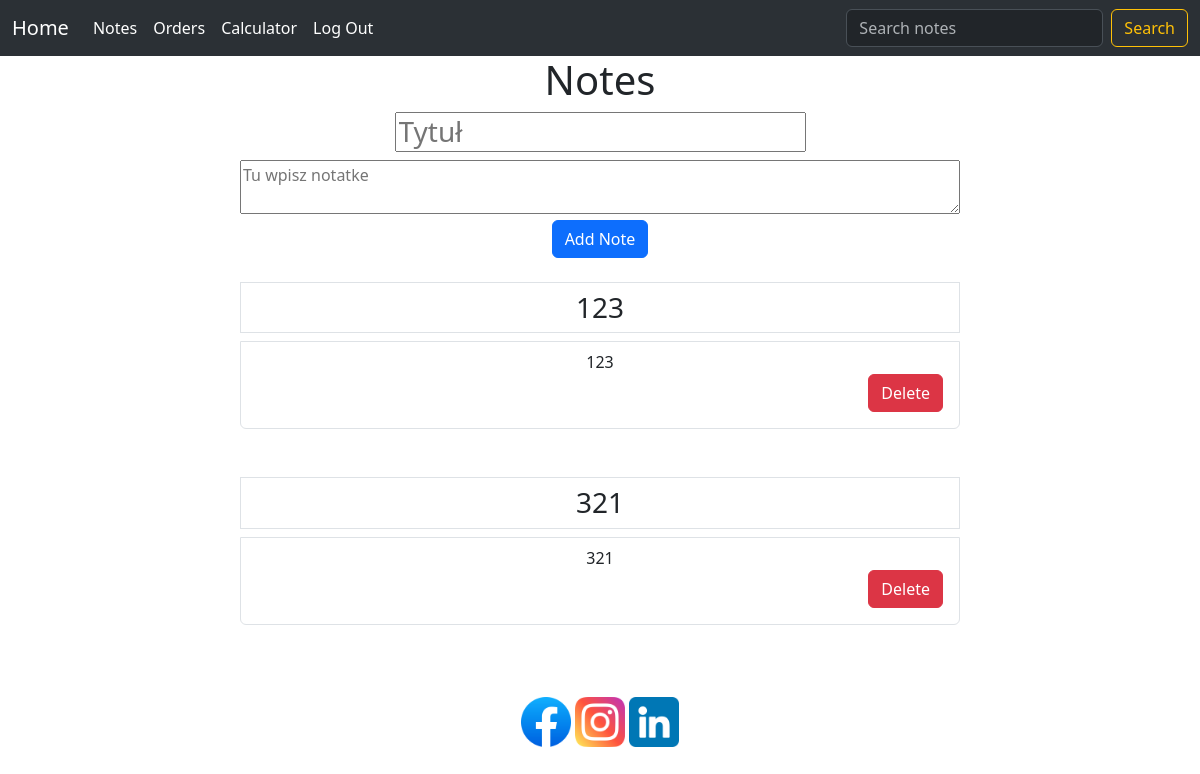
Page /notes (signed in) on the earlier database version.
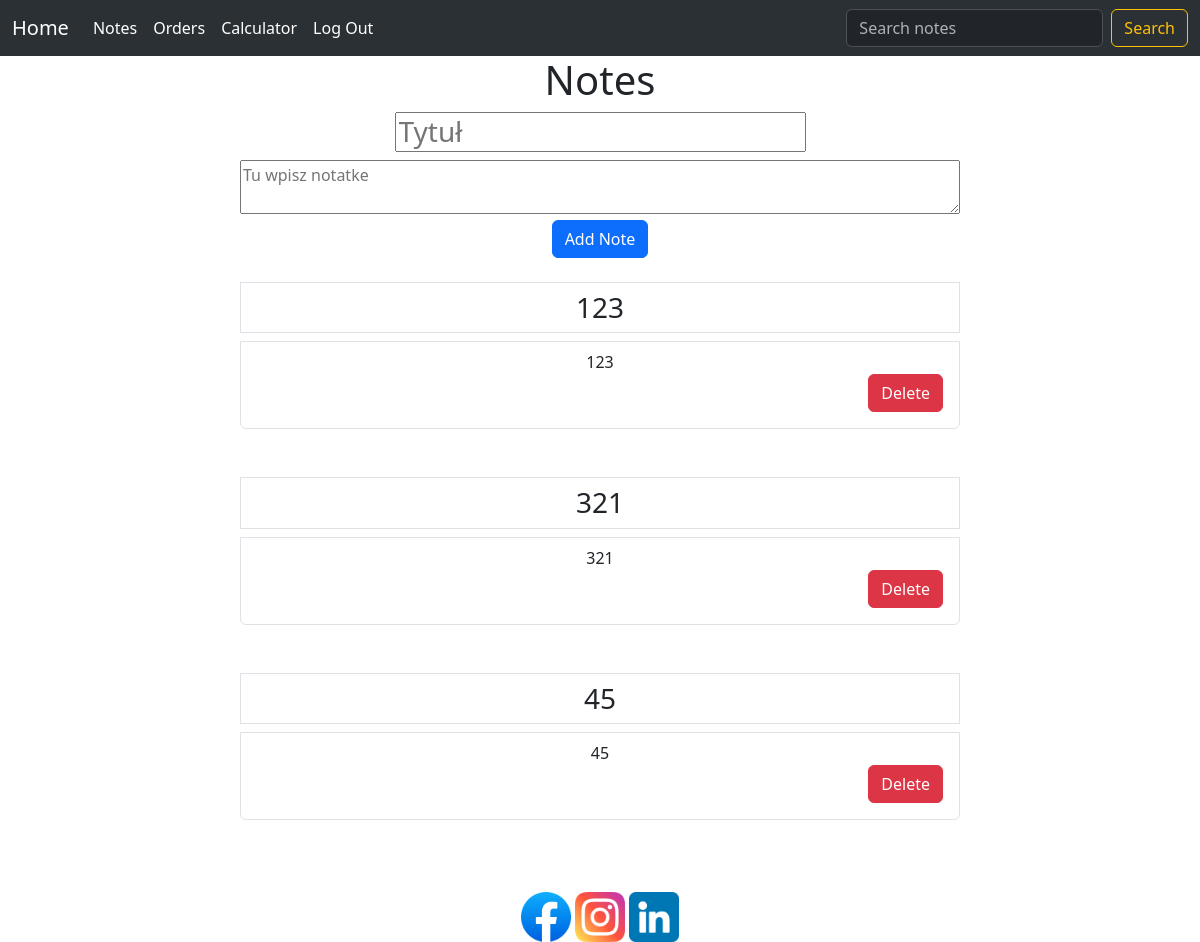
Same page on the later database version.
### website/models.py (models this page shows)
class Note(db.Model):
    id = db.Column(db.Integer, primary_key=True)
    title = db.Column(db.String(25))
    data = db.Column(db.String(9999))
    date = db.Column(db.DateTime(timezone=True), default=func.now())
    user_id = db.Column(db.Integer, db.ForeignKey('user.id'))

### website/views.py (the view, shortened to what this page needs)
@views.route("/notes", methods=['POST', 'GET'])
@login_required
def notes():
    return render_template("notes.html", user=current_user)

### website/models.py
class SearchForm(FlaskForm):
    searched = StringField("Searched", validators=[DataRequired()])
    submit = SubmitField("Submit")

### website/__init__.py (called while the page is built)
def create_app():
    app = Flask(__name__)
    app.config['SECRET_KEY'] = 'eh2WGSwY@HwO$!S!j32EM*9$36zKJCyvrvu#fRVV3rgs$3@H&whPGXwknMyW#qypW%E#D8yhTPDq$m##Ho6wUkNdIeuWozI8dZM' # secret key jest tu widoczny bo jest to tylko do portfolio inaczej byłby ukryty ze względów bezpieczeństwa, moze jeszcze tym sie zajmę ale zobaczę
    app.config['SQLALCHEMY_DATABASE_URI'] = f'sqlite:///{DB_NAME}'
    db.init_app(app)
    from .views import views
    from .auth import auth
    app.register_blueprint(views, url_prefix='/')
    app.register_blueprint(auth, url_prefix='/')
    from .models import User, Note
    with app.app_context():
        db.create_all()
    login_manager = LoginManager()
    login_manager.login_view = 'auth.login'
    login_manager.init_app(app)
    @login_manager.user_loader
    def load_user(id):
        return User.query.get(int(id))
    return app

### website/views.py (called while the page is built)
@views.context_processor
def base():
    form = SearchForm()
    return dict(form=form)

### website/templates/notes.html (shortened to what this page needs)
{% extends "navbar.html" %}
{% block content %}
<link rel="stylesheet" href="/static/css/my_forms.css" />
<div class="text-center">
  <h1 >Notes</h1>
  <form method="POST">
    <div class="text-center">
      <h3>
        <input placeholder="Tytuł" name="title" id="title">
      </h3>
        <textarea class="my_forms_area" placeholder="Tu wpisz notatke" name="note" id="note"></textarea>
    </div>
    <button type="submit" class="btn btn-primary">Add Note</button>
</form>
  <br>
  <div class="my_forms_area">
    {% for note in user.notes %}
      <ul class="list-group" id="notes">
          <h3 >
            <li class="list-group-item">{{ note.title }} </li>
          </h3>
          <li class="list-group-item">{{ note.data }}
            <h6 class="text-end">
                <button type="button" class="btn btn-danger" onClick="deleteNote({{ note.id}})">Delete</button>
            </h6>
          </li>
        </ul>
        <br>
        <br>
        {% endfor %}
    </div>
  </div>
</div>
{% endblock %}

### website/templates/navbar.html (shortened to what this page needs)
<!doctype html>
<html lang="en">
  <head>
    <link href="https://cdn.jsdelivr.net/npm/bootstrap@5.3.1/dist/css/bootstrap.min.css" rel="stylesheet">
  </head>
  <body>
    <nav class="navbar navbar-expand-lg bg-body-tertiary" data-bs-theme="dark">
        <div class="container-fluid">
          <a class="navbar-brand"  href="/home">Home</a>
          <div class="collapse navbar-collapse" id="navbarSupportedContent">
            <ul class="navbar-nav me-auto mb-2 mb-lg-0">
              {% if user.is_authenticated %}
              <li class="nav-item">
                <a class="nav-link active" aria-current="page" href="/notes">Notes</a>
              </li>
              <li class="nav-item">
                <a class="nav-link active" aria-current="page" href="/orders">Orders</a>
              </li>
              <li class="nav-item">
                <a class="nav-link active" aria-current="page" href="/calc">Calculator</a>
              </li>
              <li class="nav-item">
                <a class="nav-link active" aria-current="page" href="/logout">Log Out</a>
              </li>
              {% endif %}
            </ul>
            {% if user.is_authenticated %}
            <form class="d-flex" role="search" method="POST" action="{{ url_for('views.search') }}">
              <input class="form-control me-2" type="search" placeholder="Search notes" aria-label="Search" name="searched">
              <button class="btn btn-outline-warning" type="submit" >Search</button>
            </form>
            {% endif %}
          </div>
        </div>
      </nav>
        <div>
        {% block content %}
        {% endblock %}
      <br>
      <div class="text-center">
          <a href="https://www.facebook.com"><img type="button" src="{{ url_for('static', filename='images/facebook.png') }}" height="50px" width="50px"></a>
          <a href="https://www.instagram.com"><img type="button" src="{{ url_for('static', filename='images/instagram.png') }}" height="50px" width="50px"></a>
          <a href=""><img type="button" src="{{ url_for('static', filename='images/linkedin.png') }}" height="50px" width="50px"></a>
</body>
</html>

### website/static/css/my_forms.css (style rules this page uses)
.my_forms_area { width: 60%; margin-left: auto; margin-right: auto; }

Differences in the rows shown:
added Note: title "45", data "45"
